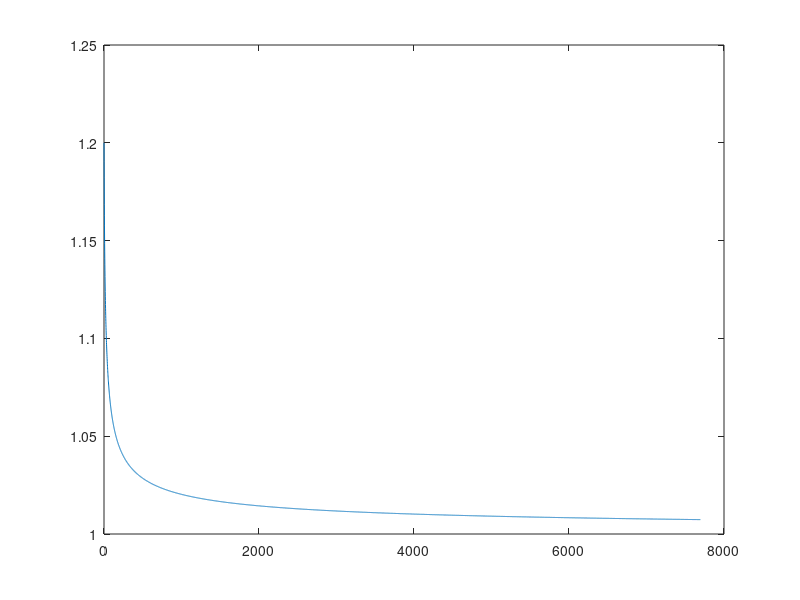

Write the MATLAB code that produced this figure.
%{
Aslan Oztreves
HW3
Machine Learning
Matthew Burlick
%}

% clear all variables
clear all;

%Initialize variables

position = 0;
learningRate = 0.3;
difference = 1;
counter = 0;
%We don't know the size so we can't allocate
IvsX = [];
IvsG = [];
%Calculations until limit = 2.^-21

while(difference > 2.^-21)
    temp = position;
    position = position - learningRate*4*((position-1).^3);%4(x-1)^3
    difference = abs(position - temp);
    
    tempIvt = [counter,position];
    tempIvg = [counter,(position-1).^4];
    
    IvsX = [IvsX;tempIvt];
    IvsG = [IvsG;tempIvg];
    
    counter = counter + 1;
end

%plot(IvsG(:,1),IvsG(:,2)); %Iterations vs g(x)
plot(IvsX(:,1),IvsX(:,2)); %Iterations vs x